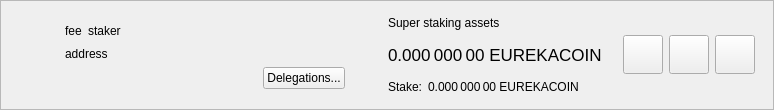
<?xml version="1.0" encoding="UTF-8"?>
<ui version="4.0">
 <class>SuperStakerItemWidget</class>
 <widget class="QWidget" name="SuperStakerItemWidget">
  <property name="geometry">
   <rect>
    <x>0</x>
    <y>0</y>
    <width>773</width>
    <height>110</height>
   </rect>
  </property>
  <property name="sizePolicy">
   <sizepolicy hsizetype="Preferred" vsizetype="Maximum">
    <horstretch>0</horstretch>
    <verstretch>0</verstretch>
   </sizepolicy>
  </property>
  <property name="windowTitle">
   <string>Form</string>
  </property>
  <layout class="QVBoxLayout" name="verticalLayout_2">
   <property name="spacing">
    <number>0</number>
   </property>
   <property name="leftMargin">
    <number>0</number>
   </property>
   <property name="topMargin">
    <number>0</number>
   </property>
   <property name="rightMargin">
    <number>0</number>
   </property>
   <property name="bottomMargin">
    <number>0</number>
   </property>
   <item>
    <widget class="QFrame" name="superStakerItemFrame">
     <property name="frameShape">
      <enum>QFrame::StyledPanel</enum>
     </property>
     <property name="frameShadow">
      <enum>QFrame::Raised</enum>
     </property>
     <layout class="QHBoxLayout" name="horizontalLayout">
      <property name="topMargin">
       <number>0</number>
      </property>
      <property name="bottomMargin">
       <number>0</number>
      </property>
      <item>
       <widget class="QLabel" name="superStakerLogo">
        <property name="sizePolicy">
         <sizepolicy hsizetype="Fixed" vsizetype="Fixed">
          <horstretch>0</horstretch>
          <verstretch>0</verstretch>
         </sizepolicy>
        </property>
        <property name="minimumSize">
         <size>
          <width>40</width>
          <height>40</height>
         </size>
        </property>
        <property name="alignment">
         <set>Qt::AlignCenter</set>
        </property>
       </widget>
      </item>
      <item>
       <widget class="QStackedWidget" name="stackedWidget">
        <property name="currentIndex">
         <number>0</number>
        </property>
        <widget class="QWidget" name="page">
         <layout class="QHBoxLayout" name="horizontalLayout_4">
          <item>
           <layout class="QHBoxLayout" name="horizontalLayout_3">
            <item>
             <layout class="QVBoxLayout" name="verticalLayout">
              <property name="rightMargin">
               <number>15</number>
              </property>
              <item>
               <spacer name="verticalSpacer_2">
                <property name="orientation">
                 <enum>Qt::Vertical</enum>
                </property>
                <property name="sizeHint" stdset="0">
                 <size>
                  <width>20</width>
                  <height>0</height>
                 </size>
                </property>
               </spacer>
              </item>
              <item alignment="Qt::AlignLeft">
               <widget class="QWidget" name="widgetSuperStaker" native="true">
                <property name="minimumSize">
                 <size>
                  <width>280</width>
                  <height>0</height>
                 </size>
                </property>
                <layout class="QHBoxLayout" name="horizontalLayout_2" stretch="0,0,1">
                 <property name="leftMargin">
                  <number>0</number>
                 </property>
                 <property name="topMargin">
                  <number>0</number>
                 </property>
                 <property name="rightMargin">
                  <number>0</number>
                 </property>
                 <property name="bottomMargin">
                  <number>0</number>
                 </property>
                 <item alignment="Qt::AlignLeft">
                  <widget class="QLabel" name="labelFee">
                   <property name="text">
                    <string>fee</string>
                   </property>
                   <property name="textInteractionFlags">
                    <set>Qt::LinksAccessibleByMouse|Qt::TextSelectableByMouse</set>
                   </property>
                  </widget>
                 </item>
                 <item alignment="Qt::AlignLeft">
                  <widget class="QLabel" name="labelStaker">
                   <property name="text">
                    <string>staker</string>
                   </property>
                   <property name="textInteractionFlags">
                    <set>Qt::LinksAccessibleByMouse|Qt::TextSelectableByMouse</set>
                   </property>
                  </widget>
                 </item>
                 <item>
                  <spacer name="horizontalSpacer">
                   <property name="orientation">
                    <enum>Qt::Horizontal</enum>
                   </property>
                   <property name="sizeType">
                    <enum>QSizePolicy::Minimum</enum>
                   </property>
                   <property name="sizeHint" stdset="0">
                    <size>
                     <width>0</width>
                     <height>20</height>
                    </size>
                   </property>
                  </spacer>
                 </item>
                </layout>
               </widget>
              </item>
              <item>
               <widget class="QLabel" name="labelAddress">
                <property name="text">
                 <string>address</string>
                </property>
                <property name="textInteractionFlags">
                 <set>Qt::LinksAccessibleByMouse|Qt::TextSelectableByMouse</set>
                </property>
               </widget>
              </item>
              <item alignment="Qt::AlignRight">
               <widget class="QPushButton" name="buttonDelegations">
                <property name="text">
                 <string>Delegations...</string>
                </property>
               </widget>
              </item>
              <item>
               <spacer name="verticalSpacer">
                <property name="orientation">
                 <enum>Qt::Vertical</enum>
                </property>
                <property name="sizeHint" stdset="0">
                 <size>
                  <width>20</width>
                  <height>0</height>
                 </size>
                </property>
               </spacer>
              </item>
             </layout>
            </item>
            <item>
             <widget class="QWidget" name="vLineAssets" native="true">
              <property name="sizePolicy">
               <sizepolicy hsizetype="Preferred" vsizetype="Preferred">
                <horstretch>0</horstretch>
                <verstretch>0</verstretch>
               </sizepolicy>
              </property>
              <property name="minimumSize">
               <size>
                <width>1</width>
                <height>0</height>
               </size>
              </property>
             </widget>
            </item>
            <item>
             <widget class="QWidget" name="widgetStakingAssets" native="true">
              <property name="sizePolicy">
               <sizepolicy hsizetype="Minimum" vsizetype="Preferred">
                <horstretch>0</horstretch>
                <verstretch>0</verstretch>
               </sizepolicy>
              </property>
              <layout class="QVBoxLayout" name="verticalLayout_3">
               <property name="leftMargin">
                <number>15</number>
               </property>
               <property name="topMargin">
                <number>0</number>
               </property>
               <property name="rightMargin">
                <number>15</number>
               </property>
               <property name="bottomMargin">
                <number>0</number>
               </property>
               <item>
                <widget class="QLabel" name="labelAssetsText">
                 <property name="text">
                  <string>Super staking assets</string>
                 </property>
                 <property name="alignment">
                  <set>Qt::AlignLeading|Qt::AlignLeft|Qt::AlignVCenter</set>
                 </property>
                </widget>
               </item>
               <item>
                <widget class="QLabel" name="labelAssets">
                 <property name="font">
                  <font>
                   <pointsize>13</pointsize>
                  </font>
                 </property>
                 <property name="cursor">
                  <cursorShape>IBeamCursor</cursorShape>
                 </property>
                 <property name="toolTip">
                  <string>Your current spendable balance</string>
                 </property>
                 <property name="text">
                  <string notr="true">0.000 000 00 EUREKACOIN</string>
                 </property>
                 <property name="alignment">
                  <set>Qt::AlignLeading|Qt::AlignLeft|Qt::AlignVCenter</set>
                 </property>
                 <property name="textInteractionFlags">
                  <set>Qt::LinksAccessibleByMouse|Qt::TextSelectableByMouse</set>
                 </property>
                </widget>
               </item>
               <item>
                <layout class="QHBoxLayout" name="horizontalLayout_6">
                 <property name="spacing">
                  <number>6</number>
                 </property>
                 <item>
                  <widget class="QLabel" name="labelStakeText">
                   <property name="sizePolicy">
                    <sizepolicy hsizetype="Maximum" vsizetype="Preferred">
                     <horstretch>0</horstretch>
                     <verstretch>0</verstretch>
                    </sizepolicy>
                   </property>
                   <property name="text">
                    <string>Stake:</string>
                   </property>
                   <property name="alignment">
                    <set>Qt::AlignLeading|Qt::AlignLeft|Qt::AlignVCenter</set>
                   </property>
                  </widget>
                 </item>
                 <item>
                  <widget class="QLabel" name="labelStake">
                   <property name="text">
                    <string>0.000 000 00 EUREKACOIN</string>
                   </property>
                   <property name="alignment">
                    <set>Qt::AlignLeading|Qt::AlignLeft|Qt::AlignVCenter</set>
                   </property>
                   <property name="textInteractionFlags">
                    <set>Qt::LinksAccessibleByMouse|Qt::TextSelectableByMouse</set>
                   </property>
                  </widget>
                 </item>
                 <item>
                  <spacer name="horizontalSpacer_4">
                   <property name="orientation">
                    <enum>Qt::Horizontal</enum>
                   </property>
                   <property name="sizeType">
                    <enum>QSizePolicy::Minimum</enum>
                   </property>
                   <property name="sizeHint" stdset="0">
                    <size>
                     <width>0</width>
                     <height>0</height>
                    </size>
                   </property>
                  </spacer>
                 </item>
                </layout>
               </item>
              </layout>
             </widget>
            </item>
            <item>
             <spacer name="horizontalSpacer_2">
              <property name="orientation">
               <enum>Qt::Horizontal</enum>
              </property>
              <property name="sizeHint" stdset="0">
               <size>
                <width>0</width>
                <height>20</height>
               </size>
              </property>
             </spacer>
            </item>
            <item>
             <widget class="QToolButton" name="buttonConfig">
              <property name="text">
               <string/>
              </property>
              <property name="iconSize">
               <size>
                <width>32</width>
                <height>32</height>
               </size>
              </property>
             </widget>
            </item>
            <item>
             <widget class="QToolButton" name="buttonSplit">
              <property name="text">
               <string/>
              </property>
              <property name="iconSize">
               <size>
                <width>32</width>
                <height>32</height>
               </size>
              </property>
             </widget>
            </item>
            <item>
             <widget class="QToolButton" name="buttonRemove">
              <property name="text">
               <string/>
              </property>
              <property name="iconSize">
               <size>
                <width>32</width>
                <height>32</height>
               </size>
              </property>
             </widget>
            </item>
           </layout>
          </item>
         </layout>
        </widget>
        <widget class="QWidget" name="page_2">
         <layout class="QHBoxLayout" name="horizontalLayout_5">
          <item>
           <widget class="QLabel" name="labelNewSuperStaker">
            <property name="text">
             <string>Add new super stakers</string>
            </property>
           </widget>
          </item>
          <item>
           <spacer name="horizontalSpacer_3">
            <property name="orientation">
             <enum>Qt::Horizontal</enum>
            </property>
            <property name="sizeHint" stdset="0">
             <size>
              <width>408</width>
              <height>20</height>
             </size>
            </property>
           </spacer>
          </item>
          <item>
           <widget class="QToolButton" name="buttonRestore">
            <property name="text">
             <string/>
            </property>
            <property name="iconSize">
             <size>
              <width>32</width>
              <height>32</height>
             </size>
            </property>
           </widget>
          </item>
          <item>
           <widget class="QToolButton" name="buttonAdd">
            <property name="text">
             <string/>
            </property>
            <property name="iconSize">
             <size>
              <width>32</width>
              <height>32</height>
             </size>
            </property>
           </widget>
          </item>
         </layout>
        </widget>
       </widget>
      </item>
     </layout>
    </widget>
   </item>
  </layout>
 </widget>
 <resources/>
 <connections/>
</ui>
